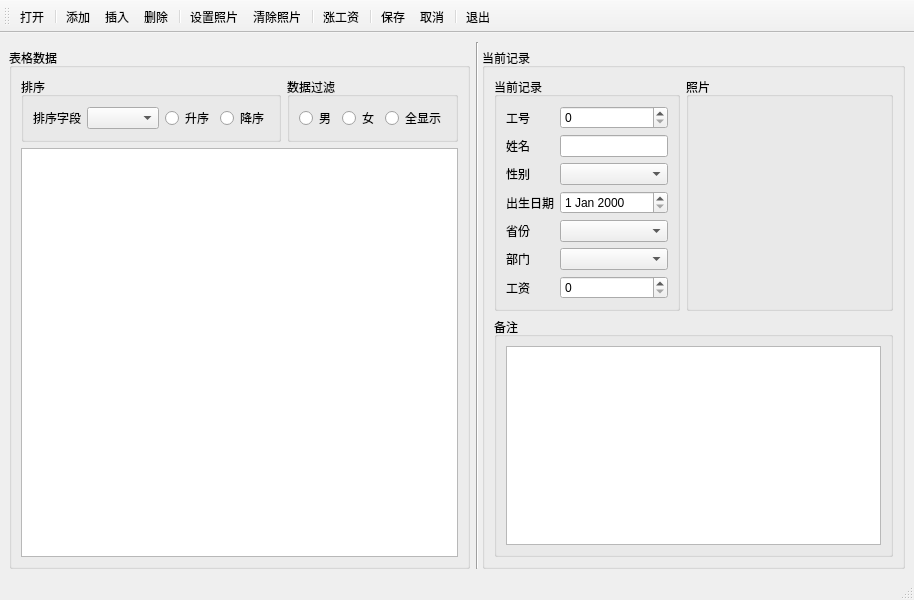
<?xml version="1.0" encoding="UTF-8"?>
<ui version="4.0">
 <class>MainWindow</class>
 <widget class="QMainWindow" name="MainWindow">
  <property name="geometry">
   <rect>
    <x>0</x>
    <y>0</y>
    <width>914</width>
    <height>600</height>
   </rect>
  </property>
  <property name="windowTitle">
   <string>MainWindow</string>
  </property>
  <widget class="QWidget" name="centralwidget">
   <layout class="QGridLayout" name="gridLayout" columnstretch="1,0,1">
    <item row="0" column="1" rowspan="2" colspan="2">
     <widget class="Line" name="line">
      <property name="orientation">
       <enum>Qt::Orientation::Vertical</enum>
      </property>
     </widget>
    </item>
    <item row="1" column="2">
     <widget class="QGroupBox" name="groupBox_2">
      <property name="title">
       <string>当前记录</string>
      </property>
      <layout class="QFormLayout" name="formLayout_2">
       <item row="0" column="0">
        <widget class="QGroupBox" name="groupBox_6">
         <property name="title">
          <string>当前记录</string>
         </property>
         <layout class="QFormLayout" name="formLayout">
          <item row="0" column="0">
           <widget class="QLabel" name="label_3">
            <property name="text">
             <string>工号</string>
            </property>
           </widget>
          </item>
          <item row="0" column="1">
           <widget class="QSpinBox" name="spinBox"/>
          </item>
          <item row="1" column="0">
           <widget class="QLabel" name="label_4">
            <property name="text">
             <string>姓名</string>
            </property>
           </widget>
          </item>
          <item row="1" column="1">
           <widget class="QLineEdit" name="lineEdit"/>
          </item>
          <item row="2" column="0">
           <widget class="QLabel" name="label_6">
            <property name="text">
             <string>性别</string>
            </property>
           </widget>
          </item>
          <item row="2" column="1">
           <widget class="QComboBox" name="comboBox_2"/>
          </item>
          <item row="3" column="0">
           <widget class="QLabel" name="label_7">
            <property name="text">
             <string>出生日期</string>
            </property>
           </widget>
          </item>
          <item row="3" column="1">
           <widget class="QDateEdit" name="dateEdit"/>
          </item>
          <item row="4" column="0">
           <widget class="QLabel" name="label_8">
            <property name="text">
             <string>省份</string>
            </property>
           </widget>
          </item>
          <item row="4" column="1">
           <widget class="QComboBox" name="comboBox_4"/>
          </item>
          <item row="5" column="0">
           <widget class="QLabel" name="label_9">
            <property name="text">
             <string>部门</string>
            </property>
           </widget>
          </item>
          <item row="5" column="1">
           <widget class="QComboBox" name="comboBox_5"/>
          </item>
          <item row="6" column="0">
           <widget class="QLabel" name="label_5">
            <property name="text">
             <string>工资</string>
            </property>
           </widget>
          </item>
          <item row="6" column="1">
           <widget class="QSpinBox" name="spinBox_2"/>
          </item>
         </layout>
        </widget>
       </item>
       <item row="0" column="1">
        <widget class="QGroupBox" name="groupBox_5">
         <property name="title">
          <string>照片</string>
         </property>
         <layout class="QHBoxLayout" name="horizontalLayout_4">
          <item>
           <widget class="QLabel" name="label_2">
            <property name="text">
             <string/>
            </property>
           </widget>
          </item>
         </layout>
        </widget>
       </item>
       <item row="1" column="0" colspan="2">
        <widget class="QGroupBox" name="groupBox_7">
         <property name="title">
          <string>备注</string>
         </property>
         <layout class="QHBoxLayout" name="horizontalLayout_3">
          <item>
           <widget class="QPlainTextEdit" name="plainTextEdit"/>
          </item>
         </layout>
        </widget>
       </item>
      </layout>
     </widget>
    </item>
    <item row="1" column="0">
     <widget class="QGroupBox" name="groupBox">
      <property name="title">
       <string>表格数据</string>
      </property>
      <layout class="QFormLayout" name="formLayout_3">
       <item row="0" column="0">
        <widget class="QGroupBox" name="groupBox_3">
         <property name="title">
          <string>排序</string>
         </property>
         <layout class="QHBoxLayout" name="horizontalLayout">
          <item>
           <widget class="QLabel" name="label">
            <property name="text">
             <string>排序字段</string>
            </property>
           </widget>
          </item>
          <item>
           <widget class="QComboBox" name="comboBox"/>
          </item>
          <item>
           <widget class="QRadioButton" name="radioButton">
            <property name="text">
             <string>升序</string>
            </property>
           </widget>
          </item>
          <item>
           <widget class="QRadioButton" name="radioButton_2">
            <property name="text">
             <string>降序</string>
            </property>
           </widget>
          </item>
         </layout>
        </widget>
       </item>
       <item row="0" column="1">
        <widget class="QGroupBox" name="groupBox_4">
         <property name="title">
          <string>数据过滤</string>
         </property>
         <layout class="QHBoxLayout" name="horizontalLayout_2">
          <item>
           <widget class="QRadioButton" name="radioButton_3">
            <property name="text">
             <string>男</string>
            </property>
           </widget>
          </item>
          <item>
           <widget class="QRadioButton" name="radioButton_4">
            <property name="text">
             <string>女</string>
            </property>
           </widget>
          </item>
          <item>
           <widget class="QRadioButton" name="radioButton_5">
            <property name="text">
             <string>全显示</string>
            </property>
           </widget>
          </item>
         </layout>
        </widget>
       </item>
       <item row="1" column="0" colspan="2">
        <widget class="QTableView" name="tableView"/>
       </item>
      </layout>
     </widget>
    </item>
   </layout>
  </widget>
  <widget class="QStatusBar" name="statusbar"/>
  <widget class="QToolBar" name="toolBar">
   <property name="windowTitle">
    <string>toolBar</string>
   </property>
   <attribute name="toolBarArea">
    <enum>TopToolBarArea</enum>
   </attribute>
   <attribute name="toolBarBreak">
    <bool>false</bool>
   </attribute>
   <addaction name="act_open_db"/>
   <addaction name="separator"/>
   <addaction name="act_add"/>
   <addaction name="act_insert"/>
   <addaction name="act_remove"/>
   <addaction name="separator"/>
   <addaction name="act_set_photo"/>
   <addaction name="act_remove_photo"/>
   <addaction name="separator"/>
   <addaction name="act_salary_up"/>
   <addaction name="separator"/>
   <addaction name="act_submit"/>
   <addaction name="act_revert"/>
   <addaction name="separator"/>
   <addaction name="act_quit"/>
  </widget>
  <action name="act_open_db">
   <property name="text">
    <string>打开</string>
   </property>
   <property name="toolTip">
    <string>打开数据库</string>
   </property>
   <property name="menuRole">
    <enum>QAction::MenuRole::NoRole</enum>
   </property>
  </action>
  <action name="act_quit">
   <property name="text">
    <string>退出</string>
   </property>
   <property name="menuRole">
    <enum>QAction::MenuRole::NoRole</enum>
   </property>
  </action>
  <action name="act_add">
   <property name="text">
    <string>添加</string>
   </property>
   <property name="toolTip">
    <string>添加记录</string>
   </property>
   <property name="menuRole">
    <enum>QAction::MenuRole::NoRole</enum>
   </property>
  </action>
  <action name="act_insert">
   <property name="text">
    <string>插入</string>
   </property>
   <property name="toolTip">
    <string>插入记录</string>
   </property>
   <property name="menuRole">
    <enum>QAction::MenuRole::NoRole</enum>
   </property>
  </action>
  <action name="act_submit">
   <property name="text">
    <string>保存</string>
   </property>
   <property name="toolTip">
    <string>保存修改</string>
   </property>
   <property name="menuRole">
    <enum>QAction::MenuRole::NoRole</enum>
   </property>
  </action>
  <action name="act_revert">
   <property name="text">
    <string>取消</string>
   </property>
   <property name="toolTip">
    <string>取消修改</string>
   </property>
   <property name="menuRole">
    <enum>QAction::MenuRole::NoRole</enum>
   </property>
  </action>
  <action name="act_remove">
   <property name="text">
    <string>删除</string>
   </property>
   <property name="menuRole">
    <enum>QAction::MenuRole::NoRole</enum>
   </property>
  </action>
  <action name="act_set_photo">
   <property name="text">
    <string>设置照片</string>
   </property>
   <property name="menuRole">
    <enum>QAction::MenuRole::NoRole</enum>
   </property>
  </action>
  <action name="act_remove_photo">
   <property name="text">
    <string>清除照片</string>
   </property>
   <property name="menuRole">
    <enum>QAction::MenuRole::NoRole</enum>
   </property>
  </action>
  <action name="act_salary_up">
   <property name="text">
    <string>涨工资</string>
   </property>
   <property name="menuRole">
    <enum>QAction::MenuRole::NoRole</enum>
   </property>
  </action>
 </widget>
 <resources/>
 <connections/>
</ui>
